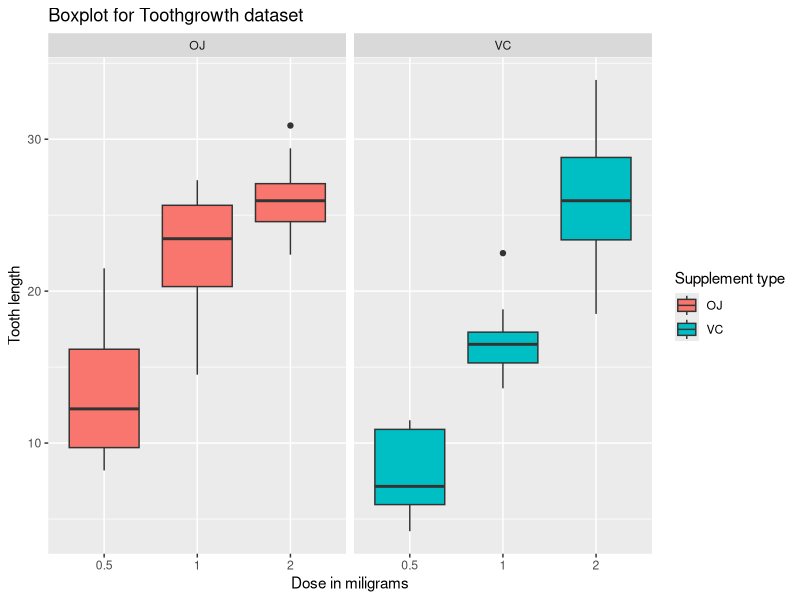

Source code (R): (Note: this script raises an error after producing the figure.)
## ---- chunk 1
#preset default options for Rmd, codes not shown in report
require(knitr)
opts_chunk$set(cache=TRUE, echo=TRUE)

#load required libraries for data analysis
require(ggplot2)
require(datasets)
## ---- chunk 2
?ToothGrowth
str(ToothGrowth)
## ---- chunk 3
g2 <- ggplot(data=ToothGrowth, aes(x=as.factor(dose), y=len, fill=supp)) 
g2 <- g2 + geom_boxplot()
g2 <- g2 + facet_grid(. ~ supp) 
g2 <- g2 + xlab("Dose in miligrams") + ylab("Tooth length") 
g2 <- g2 + guides(fill = guide_legend(title ="Supplement type"))
 g2 <- g2 + ggtitle("Boxplot for Toothgrowth dataset")
g2
## ---- chunk 4
t1 <- t.test(len~supp, paired = FALSE, var.equal = TRUE, data=ToothGrowth)
t1
